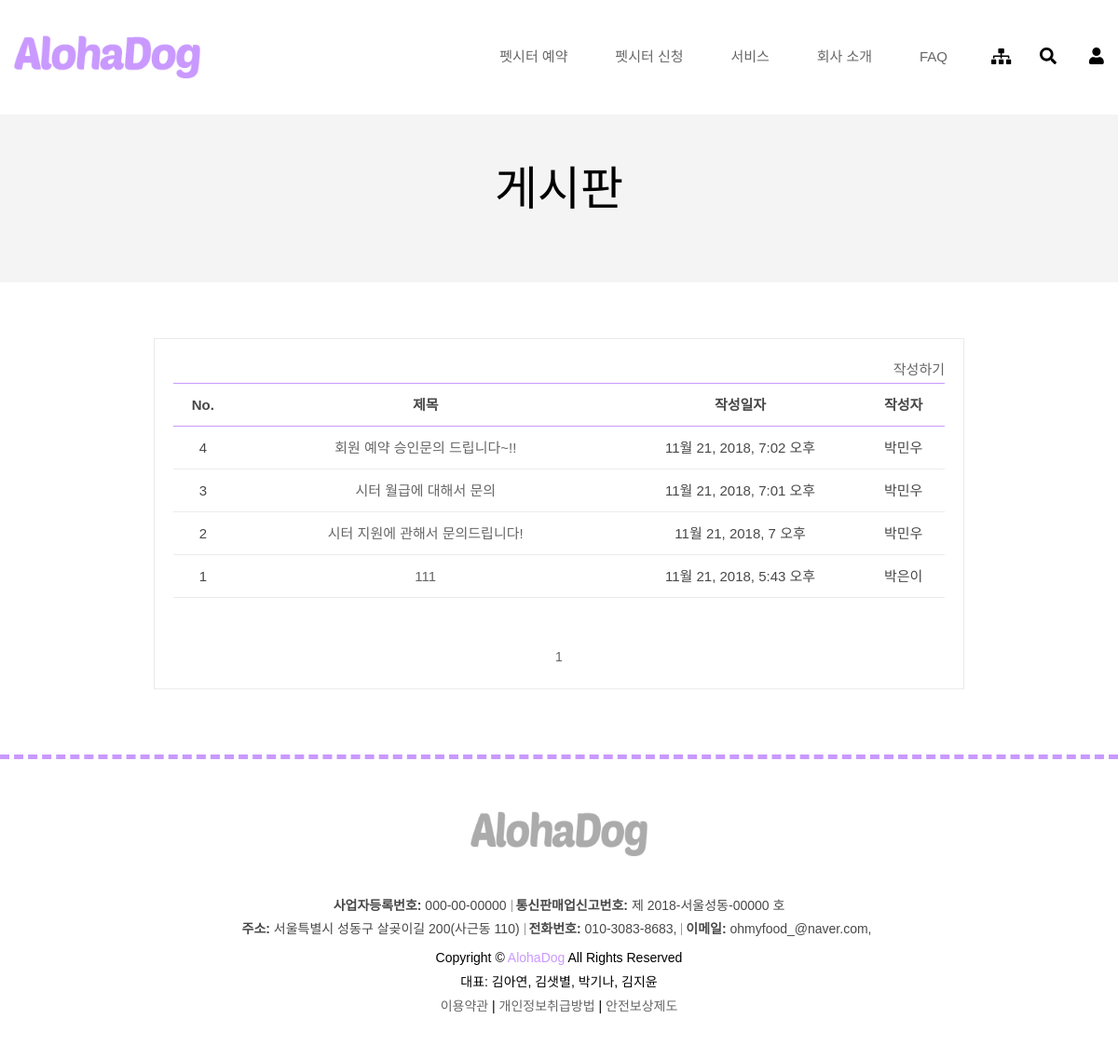
The app's page /board/qna with its own data.
### homepage/models.py (models this page shows, shortened)
class Board(models.Model):
    userprofile = models.ForeignKey('UserProfile', on_delete=models.CASCADE, verbose_name="글쓴이")
    board_type = models.CharField(max_length=10, choices=BOARD_TYPE_CHOICE, verbose_name="게시판 종류")
    title = models.CharField(max_length=100, verbose_name="게시판제목")
    contents = models.TextField(max_length=1000, verbose_name="게시판내용")
    created_date = models.DateTimeField(auto_now_add=True, verbose_name="작성일")
    attachments = models.FileField(upload_to='uploads/', verbose_name="첨부파일", null=True)
    hit = models.IntegerField(default=0, verbose_name="게시판 조회수")

class UserProfile(models.Model):
    user = models.OneToOneField(settings.AUTH_USER_MODEL, on_delete=models.CASCADE, verbose_name='유저')
    name = models.CharField(max_length=50, verbose_name='회원 이름')
    sex = models.CharField(max_length=1, choices=SEX_CHOICES, verbose_name='회원 성별', default='F')
    birth_date = models.DateField(verbose_name='회원 생일')
    phone_number = models.CharField(max_length=20, verbose_name='회원 핸드폰번호')
    email = models.EmailField(max_length=50, verbose_name='회원 이메일')
    zip_code = models.CharField(max_length=10, verbose_name='우편 번호')
    address1 = models.CharField(max_length=50, verbose_name='회원 주소1')
    address2 = models.CharField(max_length=50, verbose_name='회원 주소2')
    profile = models.FileField(upload_to='uploads/', verbose_name='회원 사진')
    registration_datetime = models.DateTimeField(auto_now=True, verbose_name='회원가입일')
    membership_level = models.CharField(max_length=10, verbose_name='회원 등급', choices=MEMBER_SHIP_LEVEL_CHOICES,
                                        default='member')

### homepage/boards.py (the view)
# urls.py: path('board/<str:board_type>', boards.board_list, name='board_list'),
def board_list(request, board_type):
    context = dict()
    context['board_type'] = board_type
    context['articles'] = Board.objects.all().filter(board_type=board_type).order_by('-created_date')
    return render(request, 'board/board_list.html', context=context)

### templates/board/board_list.html (shortened to what this page needs)
{% extends "base.html" %}
{% load staticfiles %}
{% block extrastyle %}{% static "css/board.css" %}{% endblock %}
{% block content %}
    <div class="location-tow mb-60">
        <div class="container">
            <div class="row">
                <div class="col-12">
                    <div class="location-title">
                        <h1>게시판</h1>
                    </div>
                </div>
            </div>
        </div>
    </div>
    <div class="blog-area white-bg pt-0 pb-0 mb-70">
        <div class="container">
            <div class="row">
                <div class="col-lg-9 ml-auto mr-auto">
                    <div class="blog_area">
                        <div id="list_head" class="box2">
                            <a href="{% url 'board_write' board_type %}" id="b_new">작성하기</a>
                        </div>
                        <div id="list_article" class="box2">
                            <ul class="article">
                                <div class="table-content table-responsive">
                                    <table class="table">
                                        <thead>
                                        <tr>
                                            <th class="listTableTitle">No.</th>
                                            <th class="listTableTitle">제목</th>
                                            <th class="listTableTitle">작성일자</th>
                                            <th class="listTableTitle">작성자</th>
                                        </tr>
                                        </thead>
                                        <tbody>
                                        {% for article in articles %}
                                            <tr>
                                                <td class="listTableTitle_num">
                                                    <li class="layout_f">{{ forloop.revcounter }}</li>
                                                </td>
                                                <td class="listTableTitle_title" style="width:50%;">
                                                    <a href="{% url 'board_detail' board_type article.id %}">{{ article.title }}</a></td>
                                                <td class="listTableTitle_regDate"><p class="date">{{ article.created_date }}<br>
                                                </td>
                                                <td class="listTableTitle_writer">{{ article.userprofile.name }}</td>
                                            </tr>
                                        {% endfor %}
                                        </tbody>
                                    </table>
                                </div>
                            </ul>
                        </div>
                        <div id="jump" class="box3">
                            <button id="ju" name="<%= i %>" onclick="p(this)" class="w1">1</button>
                        </div>
                    </div>
                </div>
            </div>
        </div>
    </div>
{% endblock %}

### static/css/board.css (style rules this page uses)
* { user-select:none; }
.blog_area { border: 1px solid #ebebeb; padding: 20px; }
.table-content table { background: #fff none repeat scroll 0 0; text-align: center; width: 100%; margin-bottom: 0; }
thead { background-color: white; }
.table-content table th { border-top: medium none; font-size: 15px; text-transform: capitalize; padding: 10px; text-align: center; font-weight: bold; vertical-align: middle; white-space: nowrap; }
.table-content table td { padding: 10px; vertical-align: middle; font-size: 15px; }
.table-content table th { border-bottom: 1px solid #c999ff; border-top: 1px solid #c999ff; }
.table-content table td { border-bottom: 1px solid #ebebeb; }
li { list-style:none; }
#list_head { position: relative; top: 0px; width: 100%; height: 27px; margin: 0; }
#b_new { float: right; color: #666; cursor: pointer; background: white; text-align: center; font-size: 15px; border: none; }
.date { padding:0; margin:0; }
#jump { text-align: center; margin-top: 50px; }
#jump button { border: none; background: none; color: #666; cursor: pointer; }

### templates/base.html (style rules this page uses)
li { list-style: none; }

### records on screen
Board: title "회원 예약 승인문의 드립니다~!!", created_date "11월 21, 2018, 7:02 오후", userprofile.name "박민우"
Board: title "시터 월급에 대해서 문의", created_date "11월 21, 2018, 7:01 오후", userprofile.name "박민우"
Board: title "시터 지원에 관해서 문의드립니다!", created_date "11월 21, 2018, 7 오후", userprofile.name "박민우"
Board: title "111", created_date "11월 21, 2018, 5:43 오후", userprofile.name "박은이"
